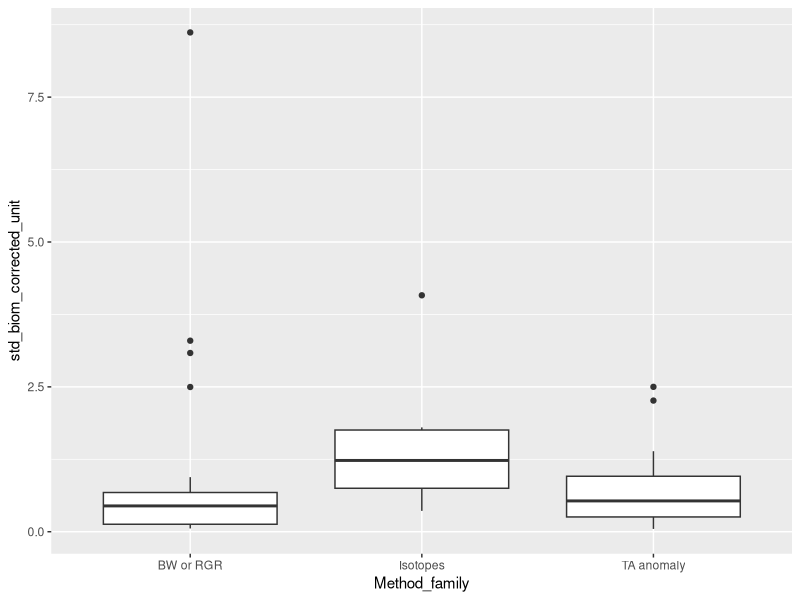
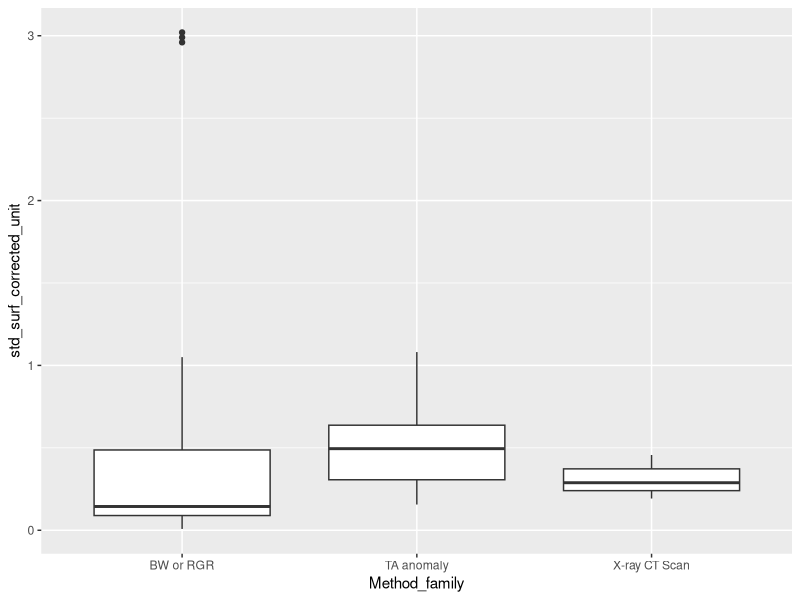
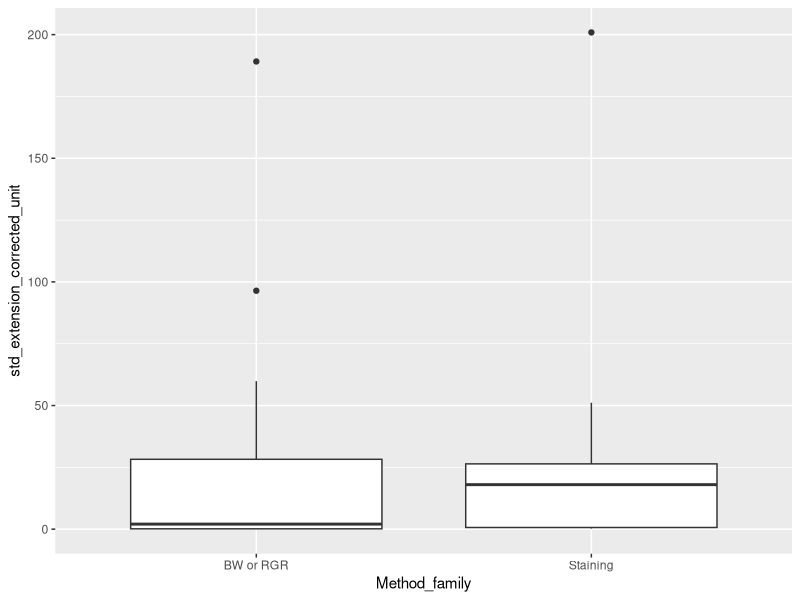
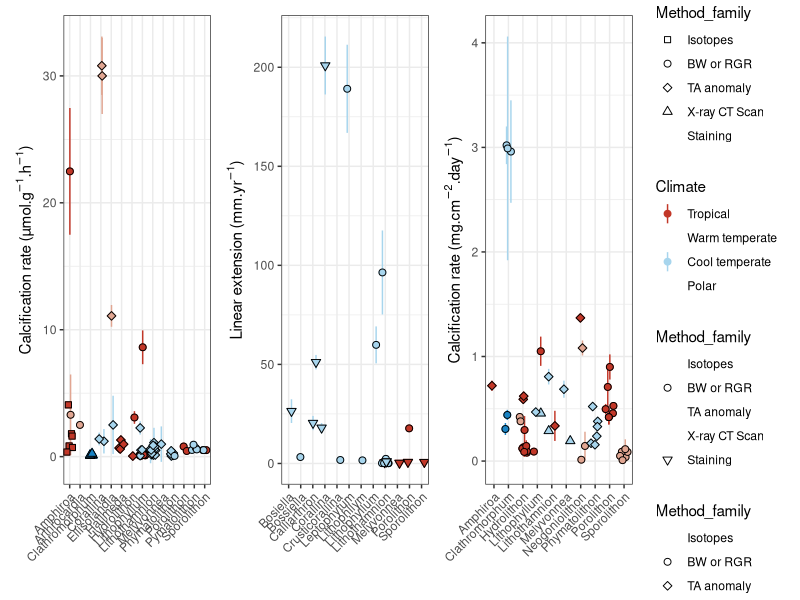

Write R code to recreate these figures, in order.
#### Set up environment ----
rm(list = ls()) ; options(cores = parallel::detectCores())

# Packages
library(readxl)
library(tidyverse)
library(patchwork)

# Useful functions
'%notin%' <- function(x,y)!('%in%'(x,y))

# Dataset
CCA_CC_SC <- read_excel("Data/CCA_CC_SC.xlsx")

# Units to convert
mol_to_umol      = 1e+006
nmol_to_umol     = 1e+003
g_to_mg          = 1e+003
molar_mass_CaCO3 = 100.10 
day_to_hour      = 24e+00
hour_to_minute   = 60e+00
year_to_day      = 365.25
m2_to_cm2        = 1e+004
calcite_density  = 2.7100
year_to_month    = 12e+00
mm_to_um         = 1e+003
cm_to_mm         = 1e+001

# Biomass and surface units vectors
biomass_corrected_unit <- c("µmol/g/h", "nmoles g-1 dry weight min-l", "mgCaCO3 g-1 d-1", "mg g–1 d–1)", "g CaCO3/g/h", "ulmol CaCO3 g-1 h-", 
                            "umol C h -1 g -1\002","umol/g(dwt)/min", "umol_g_h", "µmol CaCO3/g/h", "mg CaCO3 mg-1 day-1.", 
                            "mg wet weight mg-1 day-1", "[myu]molCaCO3g^-1hr^-1", "umol CaCO3 gDW-1 h-1", "g per g (day-1)", "µmolC/g day", 
                            "µmol CaCO3/g/day", "Net Calcification (μmol CaCO3 g−1 DW  hr−1)", "Dark Net Calcification (μmol CaCO3 g−1 DW  hr−1)", 
                            "mgCaCO3 g-1 DW h-1", "[myu]molCaCO3gFW^-1hr^-1")

surface_corrected_unit <- c("mg/cm2/d", "Calcif in umol m-2 h-1", "mgCaCO3 cm-2 d-1", "CaCO3 [mg/cm**2/day]", "mg CaCO3 cm–2 d–1)", "umol CaCO3 cm-2 h-1", 
                            "mmol/cm**2/day", "mg cm-2 day-1", "micro mol CaCO3 cm-2 h-1", "µmol CaCO3/cm2/h", "mg/cm-2/year", "CaCO3 mg cm–2 d–1")

biomass_umol_g_h       <- c("µmol/g/h", "ulmol CaCO3 g-1 h-", "umol C h -1 g -1\002", "umol_g_h", "µmol CaCO3/g/h", "[myu]molCaCO3g^-1hr^-1", 
                            "umol CaCO3 gDW-1 h-1", "Net Calcification (μmol CaCO3 g−1 DW  hr−1)", "Dark Net Calcification (μmol CaCO3 g−1 DW  hr−1)", 
                            "[myu]molCaCO3gFW^-1hr^-1")

surface_mg_cm2_day     <- c("mg/cm2/d", "mgCaCO3 cm-2 d-1", "CaCO3 [mg/cm**2/day]", "mg CaCO3 cm–2 d–1)", "mg cm-2 day-1", "CaCO3 mg cm–2 d–1")
extension_mm_year      <- c("mm y-1", "mm-year", "mm/year")

#### Reshape methodologies ----
# Rename Methods from Steeve, Ben and Chris paper – Global Change Biology
CCA_CC_SC$Method_family = NA
CCA_CC_SC$Method_family[which(CCA_CC_SC$Method %in% c("TA", "TA anomaly", "TA anamoly Light calcification"))] = "TA anomaly"
CCA_CC_SC$Method_family[which(CCA_CC_SC$Method %in% c("Staining", "Calcofluor white", "alizarin red"))] = "Staining"
CCA_CC_SC$Method_family[which(CCA_CC_SC$Method %in% c("45Ca", "Isotope/growth band", "13C"))] = "Isotopes"
CCA_CC_SC$Method_family[which(CCA_CC_SC$Method %in% c("BW", "RGR Wet weight", "change in total wieght", "Linear extension", 
                                                      "RGR (SA)", "Relative growth rate", "length extension", 
                                                      "Area extension"))] = "BW or RGR"
CCA_CC_SC = CCA_CC_SC %>% mutate(., Method = replace_na(Method, "NA"), Method_family = replace_na(Method_family, "NA")) %>% 
  dplyr::filter(., Method != "Net photosynthesis", Method != "Photo", Method != "Net respiration", Method != "SOPHIE TO GET ?")

#### Biomass ----
CCA_biom <- CCA_CC_SC %>% dplyr::filter(., Unit %in% biomass_corrected_unit)
CCA_biom$Unit = ifelse(CCA_biom$Unit %in% biomass_umol_g_h, "umol_g_h", CCA_biom$Unit)
CCA_biom <- CCA_biom %>% 
  mutate(std_biom_corrected_unit = case_when(Unit == "umol_g_h" ~                    Rate,
                                             Unit == "µmolC/g day" ~                 Rate                              / day_to_hour,
                                             Unit == "µmol CaCO3/g/day" ~            Rate                              / day_to_hour,
                                             Unit == "umol/g(dwt)/min" ~             Rate                              * hour_to_minute,
                                             Unit == "nmoles g-1 dry weight min-l" ~ Rate                              * hour_to_minute   / nmol_to_umol,
                                             Unit == "g CaCO3/g/h" ~                 Rate / molar_mass_CaCO3                              * mol_to_umol,
                                             Unit == "mgCaCO3 g-1 DW h-1" ~          Rate / molar_mass_CaCO3 / g_to_mg                    * mol_to_umol,
                                             Unit == "mgCaCO3 g-1 d-1" ~             Rate / molar_mass_CaCO3 / g_to_mg / day_to_hour      * mol_to_umol,
                                             Unit == "mg g–1 d–1)" ~                 Rate / molar_mass_CaCO3 / g_to_mg / day_to_hour      * mol_to_umol,
                                             Unit == "g per g (day-1)" ~             Rate / molar_mass_CaCO3           / day_to_hour      * mol_to_umol,
                                             Unit == "mg CaCO3 mg-1 day-1." ~        Rate / molar_mass_CaCO3           / day_to_hour      * mol_to_umol,
                                             Unit == "mg wet weight mg-1 day-1" ~    Rate / molar_mass_CaCO3           / day_to_hour      * mol_to_umol)) 

# Check where there is a lack of information
table(CCA_biom$Method_family, CCA_biom$Method)

## Mistakes or doubts
# Too much incertitude when it's wet ––– Remove.
CCA_biom <- CCA_biom %>% dplyr::filter(., !grepl("wet",`Unit`))
# Error unit in Graba-Landry et al. 2018 ––– in day and not in hours.
CCA_biom$std_biom_corrected_unit[which(CCA_biom$`Paper name` == "Graba-Landry et al. 2018")] = 
  CCA_biom$std_biom_corrected_unit[which(CCA_biom$`Paper name` == "Graba-Landry et al. 2018")] / 24
# Error unit in Donham et al 2022 ––– Percentage, useless - Remove.
CCA_biom <- CCA_biom %>% dplyr::filter(., `Paper name` != "Donham et al 2022")
# Suspicious w/ Barner et al. 2018 ––– Remove (waiting for this where they found the values)
CCA_biom <- CCA_biom %>% dplyr::filter(., `Paper name` != "Barner et al. 2018")
# Remove negative values and recode NA values
CCA_biom <- CCA_biom %>% dplyr::filter(., std_biom_corrected_unit >= 0)
CCA_biom$Method_family[CCA_biom$Method_family == "NA"] <- NA
CCA_biom$Climate[CCA_biom$Climate == "NA"] <- NA
# Add Genus informations
CCA_biom$Genus   <- stringr::word(CCA_biom$Species, 1)
CCA_biom$Species <- paste(stringr::word(CCA_biom$Species, 1), stringr::word(CCA_biom$Species, 2), sep = "_")

## Fill the gaps – Methods
# BW or RGR
CCA_biom$Method[which(CCA_biom$`Paper name` %in% c("Narvarte et al. 2019", "Navarte et al 2020", "Sordo et al. 2018"))] <- "RGR"
CCA_biom$Method_family[which(CCA_biom$`Paper name` %in% c("Narvarte et al. 2019", "Navarte et al 2020", "Sordo et al. 2018"))] <- "BW or RGR"
# TA Anomaly
CCA_biom$Method[which(CCA_biom$`Paper name` %in% c("Legrand et al 2019", "Qui-Minet et al. 2019"))] <- "Total alkalinity"
CCA_biom$Method_family[which(CCA_biom$`Paper name` %in% c("Legrand et al 2019", "Qui-Minet et al. 2019"))] <- "TA anomaly"

## Fill the gaps – Climate
CCA_biom$Climate[which(CCA_biom$`Paper name` %in% c("Navarte et al 2020", "Noisette et al 2013 JEMBE", 
                                                   "Ragazzola et al 2020", "Schubert et al 2021", 
                                                   "Schubert et al. 2019", "Sordo et al 2020"))] = "Cool Temperate"
CCA_biom$Climate[which(CCA_biom$`Paper name` == "McGraw et al. 2010")] = "Warm temperate"
CCA_biom$Climate[which(CCA_biom$`Paper name` == "Wei et al 2020")] = "Tropical"

## Some values are really high... Discuss about it w/ Steeve, Chris and Ben
table(CCA_biom$Method_family, CCA_biom$Genus)
Biom_stat = CCA_biom %>% group_by(Method_family, Climate) %>% 
  summarise(growth_rate = mean(std_biom_corrected_unit), SD = sd(std_biom_corrected_unit))

CCA_biom %>% dplyr::filter(., std_biom_corrected_unit <= 10) %>% 
ggplot() + geom_boxplot(aes(x = Method_family, y = std_biom_corrected_unit)) 

#### Surface ----
CCA_surf <- CCA_CC_SC %>% dplyr::filter(., Unit %in% surface_corrected_unit) %>% drop_na(Rate) %>% 
  dplyr::filter(., !grepl("\"CCA\"", Species), !grepl("CCA", Species))
CCA_surf$Unit = ifelse(CCA_surf$Unit %in% surface_mg_cm2_day, "mg_cm2_day", CCA_surf$Unit)

# Mistake pre-analysis with Johnson & Carpenter 2012
CCA_surf$Rate[which(CCA_surf$`Paper name` == "Johnson and Carpenter 2012")] <- c(0.0059, 0.0062)
CCA_surf$Error[which(CCA_surf$`Paper name` == "Johnson and Carpenter 2012")] <- c(0.0003, 0.00025)
CCA_surf$Species[which(CCA_surf$`Paper name` == "Johnson and Carpenter 2012")] <- "Hydrolithon onkodes"

# Std the units
CCA_surf <- CCA_surf %>% 
  mutate(std_surf_corrected_unit = case_when(Unit == "mg_cm2_day" ~               Rate,
                                             Unit == "mg/cm-2/year" ~             Rate                                  / year_to_day,
                                             Unit == "mmol/cm**2/day" ~           Rate * molar_mass_CaCO3,
                                             Unit == "µmol CaCO3/cm2/h" ~         Rate * molar_mass_CaCO3 / mol_to_umol * day_to_hour * g_to_mg,
                                             Unit == "umol CaCO3 cm-2 h-1" ~      Rate * molar_mass_CaCO3 / mol_to_umol * day_to_hour * g_to_mg,
                                             Unit == "micro mol CaCO3 cm-2 h-1" ~ Rate * molar_mass_CaCO3 / mol_to_umol * day_to_hour * g_to_mg,
                                             Unit == "Calcif in umol m-2 h-1" ~   Rate * molar_mass_CaCO3 / mol_to_umol * day_to_hour * g_to_mg / m2_to_cm2)) 

## Mistakes
# This study is not working with surface std.
CCA_surf <- CCA_surf %>% dplyr::filter(., `Paper name` != "Noisette et al. 2013 J phycol")
# there is a serious doubt to include this study
CCA_surf <- CCA_surf %>% dplyr::filter(., `Paper name` != "Burdett et al. 2018")
# Remove negative values and recode NA values
CCA_surf <- CCA_surf %>% dplyr::filter(., std_surf_corrected_unit >= 0)
CCA_surf$Method_family[CCA_surf$Method_family == "NA"] <- NA
CCA_surf$Climate[CCA_surf$Climate == "NA"] <- NA

## Fill the gaps
CCA_surf$Method_family[which(CCA_surf$`Paper name` == "Schubert et al 2021")] = "X-ray CT Scan"
CCA_surf$Method_family[which(CCA_surf$`Paper name` == "Tanaka et al. 2016")] = "BW or RGR"
CCA_surf$Climate[which(CCA_surf$`Paper name`       %in% c("Schubert et al 2021", "Schubert et al 2022"))] = "Cool Temperate"
CCA_surf$Climate[which(CCA_surf$`Paper name`       == "Tanaka et al. 2016")] = "Tropical"
CCA_surf$Climate[which(CCA_surf$`Paper name`       == "Westfield et al 2022")] = "Polar"
CCA_surf$Method[which(CCA_surf$`Paper name`        == "Schubert et al 2021")] = "X-ray CT Scan"
CCA_surf$Method[which(CCA_surf$`Paper name`        == "Tanaka et al. 2016")] = "RGR"

# Add Genus informations
CCA_surf$Genus   <- stringr::word(CCA_surf$Species, 1)
CCA_surf$Species <- paste(stringr::word(CCA_surf$Species, 1), stringr::word(CCA_surf$Species, 2), sep = "_")

## Some values are really high... Discuss about it w/ Steeve, Chris and Ben
table(CCA_surf$Method_family, CCA_surf$Genus)
Surfstat = CCA_surf %>% group_by(Method_family, Climate) %>% 
  summarise(growth_rate = mean(std_surf_corrected_unit), SD = sd(std_surf_corrected_unit))

CCA_surf %>% ggplot() + geom_boxplot(aes(x = Method_family, y = std_surf_corrected_unit)) 

#### Volume ----
CCA_vol <- CCA_CC_SC %>% dplyr::filter(., Unit == "g CaCO3/cm3/year")
CCA_vol <- CCA_vol %>% mutate(std_biom_corrected_unit = Rate * calcite_density / molar_mass_CaCO3 * mol_to_umol / 
                                year_to_day / day_to_hour,
                              Method_family = rep("X-ray CT Scan", length(CCA_vol$Method)))
CCA_vol$Climate[which(CCA_vol$`Paper name` == "Williams et al 2020")] = "Polar"

# Add Genus informations
CCA_vol$Genus   <- stringr::word(CCA_vol$Species, 1)
CCA_vol$Species <- paste(stringr::word(CCA_vol$Species, 1), stringr::word(CCA_vol$Species, 2), sep = "_")

## Add Volume dataset to Biomass dataset
CCA_biom = rbind(CCA_biom, CCA_vol) %>% data.frame() ; rm(CCA_vol)

#### Non-standardized datasets
CCA_non_std <- CCA_CC_SC %>% dplyr::filter(., Unit %notin% c(biomass_corrected_unit, surface_corrected_unit, "g CaCO3/cm3/year"),
                                           !grepl("%", Unit), Unit %notin% c(NA, "um", "ugCaCO3", "1 hour incubations"),
                                           Unit %notin% c("umol CacO3 h-1","g buoyant wt. yr-1", "mm2 42days-1", "mm per mm (day-1)")) 
                                                                                                   # non-usable (3) | already used (1)

CCA_non_std$Unit = ifelse(CCA_non_std$Unit %in% extension_mm_year, "mm_year", CCA_non_std$Unit)
CCA_non_std <- CCA_non_std %>% 
  mutate(std_extension_corrected_unit = case_when(Unit == "mm_year"     ~ Rate,
                                                  Unit == "mm d-1"      ~ Rate * year_to_day,
                                                  Unit == "mm/day"      ~ Rate * year_to_day,
                                                  Unit == "µm/day"      ~ Rate * year_to_day   / mm_to_um,
                                                  Unit == "cm month-1"  ~ Rate * year_to_month * cm_to_mm,
                                                  Unit == "mm/4 months" ~ Rate * 3)) 

# recode NA values
CCA_non_std$Method_family[CCA_non_std$Method_family == "NA"] <- NA
CCA_non_std$Climate[CCA_non_std$Climate == "NA"] <- NA

## Fill the gaps
CCA_non_std$Climate[which(CCA_non_std$`Paper name` %in% c("McCoy and Ragazzola 2014", "Piazza et al 2022"))] = "Cool Temperate"
CCA_non_std$Method[which(CCA_non_std$`Paper name` == "O'Leary et al. 2017")] = "RGR"
CCA_non_std$Method_family[which(CCA_non_std$`Paper name` == "O'Leary et al. 2017")] = "BW or RGR"

# Add Genus informations
CCA_non_std$Genus   <- stringr::word(CCA_non_std$Species, 1)
CCA_non_std$Species <- paste(stringr::word(CCA_non_std$Species, 1), stringr::word(CCA_non_std$Species, 2), sep = "_")

## Some values are really high... Discuss about it w/ Steeve, Chris and Ben
table(CCA_non_std$Method_family, CCA_non_std$Genus)
nonstdstat = CCA_non_std %>% group_by(Method_family, Climate) %>% 
  summarise(growth_rate = mean(std_extension_corrected_unit), SD = sd(std_extension_corrected_unit))

CCA_non_std %>% ggplot() + geom_boxplot(aes(x = Method_family, y = std_extension_corrected_unit)) 

#### Incomplete studies ----
length(unique(CCA_CC_SC$`Paper name`))                                                  # 83 studies in total
length(unique(c(CCA_non_std$`Paper name`, CCA_biom$Paper.name, CCA_surf$`Paper name`))) # 50 studies used

data_with_NA  <- unique(CCA_CC_SC$`Paper name`[which(CCA_CC_SC$Method == "NA")])
data_complete <- unique(c(CCA_non_std$`Paper name`, CCA_biom$Paper.name, CCA_surf$`Paper name`))
length(data_with_NA[data_with_NA %notin% data_complete])                                # 16 incomplete studies

incomplete_data <- CCA_CC_SC %>% dplyr::filter(., `Paper name` %in% data_with_NA[data_with_NA %notin% data_complete],
                                               !grepl("%", Unit), Temperature != 31.95) %>% drop_na(., Rate)

# Vasquez-Elizondo and Enriquez 2016
incomplete_data$Error[which(incomplete_data$`Paper name` == "Vasquez-Elizondo and Enriquez 2016")] = c(0.01, 0.02, 0.06)
incomplete_data$Method[which(incomplete_data$`Paper name` == "Vasquez-Elizondo and Enriquez 2016")] = "Total alkalinity"
incomplete_data$Method_family[which(incomplete_data$`Paper name` == "Vasquez-Elizondo and Enriquez 2016")] = "TA anomaly"
incomplete_data$Unit[which(incomplete_data$`Paper name` == "Vasquez-Elizondo and Enriquez 2016")] = "µmol CaCO3/cm2/h"
# Studies from Russel et al (2009 and 2012) were non found
incomplete_data <- incomplete_data %>% dplyr::filter(., !grepl("Russel", `Paper name`))
# Studies from Ragazzola (2012, 2013)
incomplete_data$Unit[which(incomplete_data$`Paper name` %in% c("Ragazzola et al. 2012", "Ragazzola et al. 2013"))] = "mm_year"
incomplete_data$Method[which(incomplete_data$`Paper name` %in% c("Ragazzola et al. 2012", "Ragazzola et al. 2013"))] = "Alizarin"
incomplete_data$Method_family[which(incomplete_data$`Paper name` %in% c("Ragazzola et al. 2012", "Ragazzola et al. 2013"))] = "Staining"
# Study from Semesi et al 2009
incomplete_data$Unit[which(incomplete_data$`Paper name` == "Semesi et al. 2009")] = "nmol/gWW/min"
incomplete_data$Method[which(incomplete_data$`Paper name` == "Semesi et al. 2009")] = "TA"
incomplete_data$Method_family[which(incomplete_data$`Paper name` == "Semesi et al. 2009")] = "TA anomaly"
# Study from Short et al 2014
incomplete_data$Unit[which(incomplete_data$`Paper name` == "Short et al. 2014")] = "mg/cm-2/year"
incomplete_data$Method[which(incomplete_data$`Paper name` == "Short et al. 2014")] = "BW"
incomplete_data$Method_family[which(incomplete_data$`Paper name` == "Short et al. 2014")] = "BW or RGR"
incomplete_data$Species[which(incomplete_data$`Paper name` == "Short et al. 2014")] = "Hydrolithon sp."

# Std units
incomplete_data <- incomplete_data %>% 
  mutate(std_extension_corrected_unit = case_when(Unit == "mm_year" ~          Rate),
         std_surf_corrected_unit      = case_when(Unit == "mg/cm-2/year" ~     Rate,
                                                  Unit == "µmol CaCO3/cm2/h" ~ Rate * molar_mass_CaCO3 / mol_to_umol  * day_to_hour     * g_to_mg),
         std_biom_corrected_unit      = case_when(Unit == "nmol/gWW/min" ~     Rate                    / nmol_to_umol * hour_to_minute))
                                        
# Add Genus informations
incomplete_data$Genus   <- stringr::word(incomplete_data$Species, 1)
incomplete_data$Species <- paste(stringr::word(incomplete_data$Species, 1), stringr::word(incomplete_data$Species, 2), sep = "_")

# Add information to precedent dataset
incomplete_data_biom <- incomplete_data %>% drop_na(std_biom_corrected_unit) %>% 
  dplyr::select(., -c(std_surf_corrected_unit, std_extension_corrected_unit))
incomplete_data_surf <- incomplete_data %>% drop_na(std_surf_corrected_unit) %>% 
  dplyr::select(., -c(std_biom_corrected_unit, std_extension_corrected_unit))
incomplete_data_ext <- incomplete_data %>% drop_na(std_extension_corrected_unit) %>% 
  dplyr::select(., -c(std_surf_corrected_unit, std_biom_corrected_unit))

colnames(CCA_biom) <- colnames(incomplete_data_biom) ; CCA_biom_tot <- rbind(CCA_biom, incomplete_data_biom)
colnames(CCA_surf) <- colnames(incomplete_data_surf) ; CCA_surf_tot <- rbind(CCA_surf, incomplete_data_surf)
colnames(CCA_non_std) <- colnames(incomplete_data_ext) ; CCA_ext_tot <- rbind(CCA_non_std, incomplete_data_ext)

CCA_biom_tot <- CCA_biom_tot %>% dplyr::filter(std_biom_corrected_unit >= 0)

#### Build the global dataset ----
# Biomass
CCA_biom_tot <- CCA_biom_tot %>% dplyr::select(., c(`Paper name`, Genus, Climate, Temperature, Method_family, 
                                                    std_biom_corrected_unit,Error, Unit)) %>% 
  mutate(Standardization = rep("Biomass – umol_g_h", length(CCA_biom_tot$Method_family))) %>% 
  rename(., Rate_std = std_biom_corrected_unit)
# Surface
CCA_surf_tot <- CCA_surf_tot %>% dplyr::select(., c(`Paper name`, Genus, Climate, Temperature, Method_family, 
                                                    std_surf_corrected_unit,Error, Unit)) %>% 
  mutate(Standardization = rep("Surface – mg_cm2_day", length(CCA_surf_tot$Method_family))) %>% 
  rename(., Rate_std = std_surf_corrected_unit)
# Extension
CCA_ext_tot  <- CCA_ext_tot %>% dplyr::select(., c(`Paper name`, Genus, Climate, Temperature, Method_family, 
                                                   std_extension_corrected_unit,Error, Unit)) %>% 
  mutate(Standardization = rep("Extension – mm_year", length(CCA_ext_tot$Method_family))) %>% 
  rename(., Rate_std = std_extension_corrected_unit)

## Merge the 3 datasets
CCA_Growth <- rbind(CCA_biom_tot, CCA_surf_tot, CCA_ext_tot)
unique(CCA_Growth$`Paper name`) # 55 studies used
unique(CCA_Growth$Genus)        # 22 Genera

# Define the error as well
CCA_Growth <- CCA_Growth %>% mutate(., Error = as.numeric(Error)) %>% 
  mutate(std_error = case_when(Unit == "nmoles g-1 dry weight min-l" ~ Error / nmol_to_umol * hour_to_minute,
                               Unit == "mgCaCO3 g-1 d-1"             ~ Error / molar_mass_CaCO3 / g_to_mg / day_to_hour * mol_to_umol,
                               Unit == "mg g–1 d–1)"                 ~ Error / molar_mass_CaCO3 / g_to_mg / day_to_hour * mol_to_umol,
                               Unit == "umol_g_h"                    ~ Error,
                               Unit == "umol/g(dwt)/min"             ~ Error * hour_to_minute,
                               Unit == "mg CaCO3 mg-1 day-1."        ~ Error / molar_mass_CaCO3 / day_to_hour * mol_to_umol,
                               Unit == "g per g (day-1)"             ~ Error / molar_mass_CaCO3 / day_to_hour * mol_to_umol,
                               Unit == "µmolC/g day"                 ~ Error / day_to_hour,
                               Unit == "µmol CaCO3/g/day"            ~ Error / day_to_hour,
                               Unit == "mgCaCO3 g-1 DW h-1"          ~ Error / molar_mass_CaCO3 / g_to_mg * mol_to_umol,
                               Unit == "g CaCO3/cm3/year"            ~ Error * calcite_density / molar_mass_CaCO3 * mol_to_umol / 
                                                                               year_to_day / day_to_hour,
                               Unit == "nmol/gWW/min"                ~ Error / nmol_to_umol * hour_to_minute,
                               Unit == "mg_cm2_day"                  ~ Error,
                               Unit == "umol CaCO3 cm-2 h-1"         ~ Error * molar_mass_CaCO3 / mol_to_umol * day_to_hour * g_to_mg,
                               Unit == "mmol/cm**2/day"              ~ Error * molar_mass_CaCO3,
                               Unit == "µmol CaCO3/cm2/h"            ~ Error * molar_mass_CaCO3 / mol_to_umol * day_to_hour * g_to_mg,
                               Unit == "mg/cm-2/year"                ~ Error / year_to_day,
                               Unit == "µm/day"                      ~ Error * year_to_day / mm_to_um,
                               Unit == "mm/day"                      ~ Error * year_to_day,
                               Unit == "cm month-1"                  ~ Error * year_to_month * cm_to_mm,
                               Unit == "mm d-1"                      ~ Error * year_to_day,
                               Unit == "mm_year"                     ~ Error ,
                               Unit == "mm/4 months"                 ~ Error * 3)) %>% 
  dplyr::select(`Paper name`, Genus, Climate, Temperature, Method_family, Rate_std, std_error, Standardization)

# Clean Env.
draft_dataset = list(CCA_biom, CCA_non_std, CCA_surf) ; raw_data = CCA_CC_SC
rm(Biom_stat, CCA_biom, CCA_non_std, CCA_surf, incomplete_data, incomplete_data_biom, incomplete_data_ext, incomplete_data_surf,
   nonstdstat, Surfstat, CCA_biom_tot, CCA_ext_tot, CCA_surf_tot, CCA_CC_SC)

# Vizualize
CCA_Growth$Climate[which(CCA_Growth$Climate == "Cool Temperate")] = "Cool temperate"
CCA_Growth$Genus[which(CCA_Growth$`Paper name` %in% c("Ragazzola et al. 2012", "Ragazzola et al. 2013"))] = "Lithothamnion"
col_climate = c("#c23728", "#e1a692", "#a7d5ed", "#1984c5")
Data_viz <- CCA_Growth %>% group_split(Standardization) 

# 2 studies far above than others...
GR_viz = vector("list", 3)
GR_viz[[1]] <- Data_viz[[1]] %>% dplyr::filter(., `Paper name` %notin% c("Graba-Landry et al. 2018", "Johnson et al 2019")) %>% 
  ggplot(aes(x = Genus, shape = Method_family, y = Rate_std, color = Climate)) + 
  geom_linerange(aes(ymin = Rate_std - std_error, ymax = Rate_std + std_error, color = Climate), 
                 position = position_jitter(seed = 123, width = 0.3)) + theme_bw() +
  geom_point(aes(fill = Climate, color = Climate), position = position_jitter(seed = 123, width = 0.3), size = 2) +
  geom_point(aes(fill = Climate), color = "black", position = position_jitter(seed = 123, width = 0.3), size = 2, show.legend = F) +
  theme(axis.text.x = element_text(angle = 45, hjust = 1)) +
  scale_shape_manual(values=c(21, 22, 23, 24)) +
  scale_fill_manual(values = col_climate, limits = c("Tropical", "Warm temperate", "Cool temperate", "Polar")) +
  scale_color_manual(values = col_climate, limits = c("Tropical", "Warm temperate", "Cool temperate", "Polar")) +
  scale_x_discrete(name = "") + scale_y_continuous(name = expression("Calcification rate (µmol."*g^-1*".h"^-1*")"))

GR_viz[[2]] <- Data_viz[[2]] %>% 
  ggplot(aes(x = Genus, shape = Method_family, y = Rate_std, color = Climate)) + 
  geom_linerange(aes(ymin = Rate_std - std_error, ymax = Rate_std + std_error, color = Climate), 
                 position = position_jitter(seed = 123, width = 0.3)) + theme_bw() +
  geom_point(aes(fill = Climate, color = Climate), position = position_jitter(seed = 123, width = 0.3), size = 2) +
  geom_point(aes(fill = Climate), color = "black", position = position_jitter(seed = 123, width = 0.3), size = 2, show.legend = F) +
  theme(axis.text.x = element_text(angle = 45, hjust = 1)) +
  scale_shape_manual(values=c(21, 22, 23, 24)) +
  scale_fill_manual(values = col_climate, limits = c("Tropical", "Warm temperate", "Cool temperate", "Polar")) +
  scale_color_manual(values = col_climate, limits = c("Tropical", "Warm temperate", "Cool temperate", "Polar")) +
  scale_x_discrete(name = "") + scale_y_continuous(name = expression("Linear extension (mm."*yr^-1*")"))

GR_viz[[3]] <- Data_viz[[3]] %>% 
  ggplot(aes(x = Genus, shape = Method_family, y = Rate_std, color = Climate)) + 
  geom_linerange(aes(ymin = Rate_std - std_error, ymax = Rate_std + std_error, color = Climate), 
                 position = position_jitter(seed = 123, width = 0.3)) + theme_bw() +
  geom_point(aes(fill = Climate, color = Climate), position = position_jitter(seed = 123, width = 0.3), size = 2) +
  geom_point(aes(fill = Climate), color = "black", position = position_jitter(seed = 123, width = 0.3), size = 2, show.legend = F) +
  theme(axis.text.x = element_text(angle = 45, hjust = 1)) +
  scale_shape_manual(values=c(21, 22, 23, 24)) +
  scale_fill_manual(values = col_climate, limits = c("Tropical", "Warm temperate", "Cool temperate", "Polar")) +
  scale_color_manual(values = col_climate, limits = c("Tropical", "Warm temperate", "Cool temperate", "Polar")) +
  scale_x_discrete(name = "") + scale_y_continuous(name = expression("Calcification rate (mg."*cm^-2*".day"^-1*")"))

GR_viz[[1]] + GR_viz[[2]] + GR_viz[[3]] + plot_layout(guides = "collect") &
  scale_shape_manual(limits = unique(CCA_Growth$Method_family), values = c(22, 21, 23, 24, 25)) &
  scale_color_manual(values = col_climate, limits = c("Tropical", "Warm temperate", "Cool temperate", "Polar")) 

